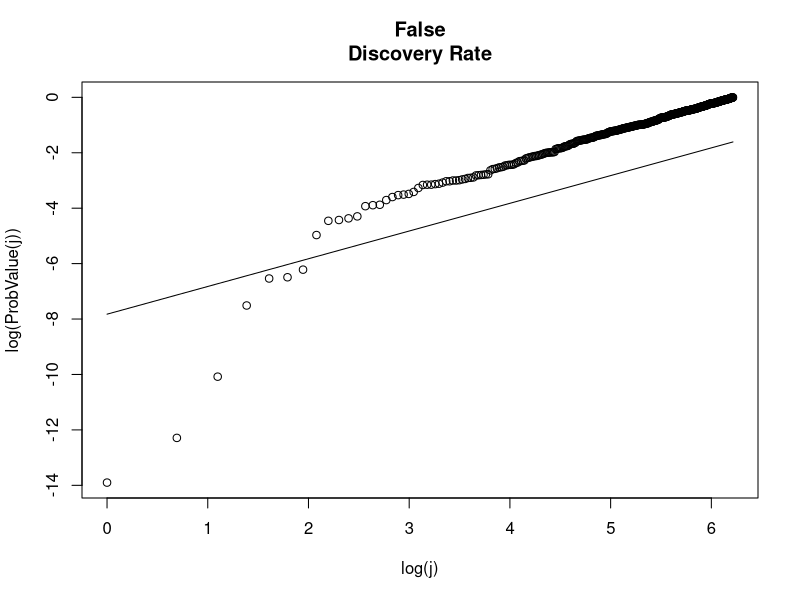

Reproduce this figure in R.
## Example 2
set.seed(10)
alpha=0.20
m=500
p=dim(m)
index=dim(m)
for (i in 1:5) {
  x=rnorm(25,1,1)
  t=-abs(mean(x)/(sd(x)/sqrt(25)))
  p[i]=2*pt(t,24)
  index[i]=i
}
for (i in 6:m) {
  x=rnorm(25)
  t=-abs(mean(x)/(sd(x)/sqrt(25)))
  p[i]=2*pt(t,24)
  index[i]=i
}
count=p<=0.05
table(count)
ps=sort(p)
logps=log(ps)
logindex=log(index)
y=log(index*alpha/m)
plot(logps~logindex,xlab="log(j)",ylab="log(ProbValue(j))",main="False
Discovery Rate")
points(y~logindex,type="l")
ps
ps[7]